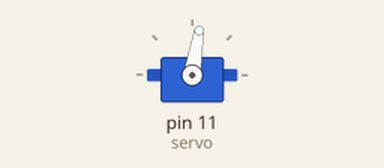
A program run on a simulated Raspberry Pi (header pin numbers). Parts: servo. Servo angles are drawn from the pulse width (0.5 ms = 0°, 2.5 ms = 180°). At 6.0 s the program stops and its outputs stay as they are.

Above: at 0.1 s.
At 2.1 s:
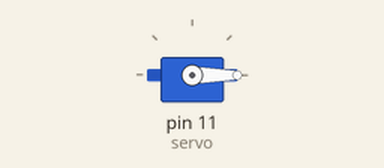
At 4.1 s:
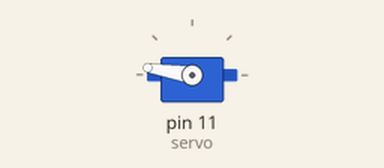
Timing chart, 0 to 5.6 s (numbered marks = the images above):
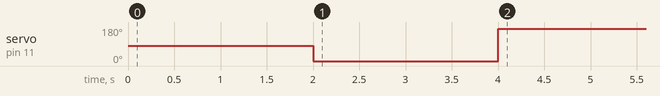

The program:

3A_Servo.py
```python
import RPi.GPIO as GPIO
from time import sleep

GPIO.setmode(GPIO.BOARD)
servo = 11
GPIO.setup(servo, GPIO.OUT)
pwm = GPIO.PWM(servo,50) #PIN at 50Hz
pwm.start(0) #0 duty cycle

def SetAngle(angle):
	duty = angle / 18 +2
	GPIO.output(servo, GPIO.HIGH)
	pwm.ChangeDutyCycle(duty)
	sleep(1)
	GPIO.output(servo, GPIO.LOW)
	pwm.ChangeDutyCycle(0)

if __name__ == "__main__":

	SetAngle(90)
	sleep(1)
	SetAngle(0)
	sleep(1)
	SetAngle(180)
	sleep(1)
	pwm.stop()
	GPIO.cleanup()
```

Measured:
- by itself, servo on pin 11 (servo): 81° → 0° at 2.0 s, → 171° 2.0 s later
